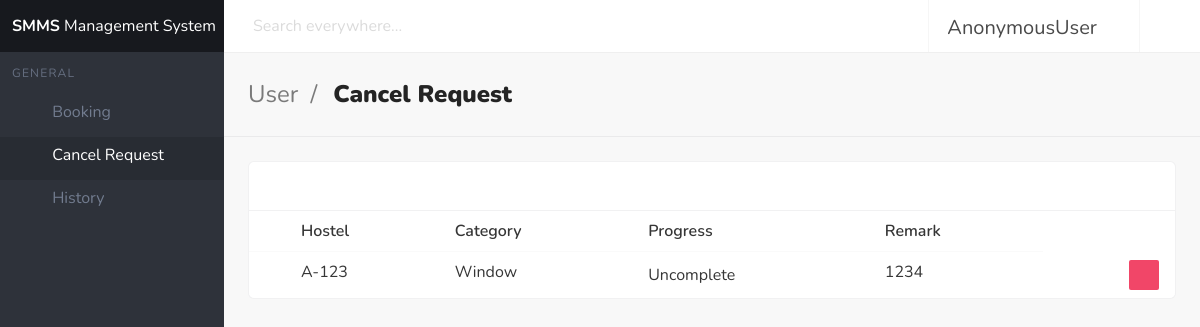
/cancel/, run on the app's committed database.
### general/models.py (models this page shows)
class MaintenanceRequest(models.Model):
    COMPLETED = 'Completed'
    UNCOMPLETE = 'Uncomplete'
    PROGRESS_CHOICES = [
        (COMPLETED, 'Completed'),
        (UNCOMPLETE, 'Uncomplete'),
    ]
    WINDOW = 'Window'
    TOLIET = 'Toilet'
    BED = 'Bed'
    CABINET = 'Cabinet'
    TABLE = 'Table'
    CHAIR = 'Chair'
    CATEGORY_CHOICES = [
        (WINDOW, 'Window'),
        (TOLIET, 'Toilet'),
        (BED, 'Bed'),
        (CABINET, 'Cabinet'),
        (TABLE, 'Table'),
        (CHAIR, 'Chair'),
    ]
    category = models.CharField(
        max_length=255, choices=CATEGORY_CHOICES)
    progress = models.CharField(
        max_length=255, choices=PROGRESS_CHOICES)
    remark = models.CharField(max_length=255)
    hostel = models.CharField(max_length=255)

### general/views.py (the view)
# urls.py: path('cancel/', views.userCancel, name="userCancel"),
def userCancel(request):
    cancels = MaintenanceRequest.objects.filter(progress=("Uncomplete"))
    if request.method == 'POST':
        cancels.delete()
        return redirect('userCancel')
    return render(request, 'userCancel.html', {'cancels': cancels})

### general/templates/userCancel.html (shortened to what this page needs)
<!DOCTYPE html>
{% load static %}
<html
  lang="en"
  class="
    has-aside-left
    has-aside-mobile-transition
    has-navbar-fixed-top
    has-aside-expanded
  "
>
  <head>
    <link rel="stylesheet" href="{% static 'userMain.min.css' %}" />
  </head>
  <body>
    <div id="app">
      <form method="POST" action="">
        <nav id="navbar-main" class="navbar is-fixed-top">
          <div class="navbar-brand">
            <div class="navbar-item has-control">
              <div class="control">
                <input placeholder="Search everywhere..." class="input" />
              </div>
            </div>
          </div>
          <div class="navbar-menu fadeIn animated faster" id="navbar-menu">
            <div class="navbar-end">
              <div
                class="
                  navbar-item
                  has-dropdown
                  has-dropdown-with-icons
                  has-divider
                  has-user-avatar
                  is-hoverable
                "
              >
                <a class="navbar-link is-arrowless">
                  <div
                    class="is-user-name"
                    style="font-size: 20px; margin-top: 3px"
                  >
                    <span>{{request.user}}</span>
                  </div>
                  <span class="icon"></span>
                </a>
              </div>
              <a
                title="Log out"
                class="navbar-item is-desktop-icon-only"
                href="{% url 'logout' %}"
              >
                <span class="icon"></span>
              </a>
            </div>
          </div>
        </nav>
        <aside class="aside is-placed-left is-expanded">
          <div class="aside-tools">
            <div class="aside-tools-label">
              <span><b>SMMS</b> Management System</span>
            </div>
          </div>
          <div class="menu is-menu-main">
            <p class="menu-label">General</p>
            <ul class="menu-list">
              <li>
                <a href="{% url 'userBooking' %}" class="has-icon">
                  <span class="icon"></span>
                  <span class="menu-item-label">Booking</span>
                </a>
              </li>
            </ul>
            <ul class="menu-list">
              <li>
                <a href="{% url 'userCancel' %}" class="is-active has-icon">
                  <span class="icon"
                    ></span>
                  <span class="menu-item-label">Cancel Request</span>
                </a>
              </li>
              <li>
                <a href="{% url 'userHistory' %}" class="has-icon">
                  <span class="icon"></span>
                  <span class="menu-item-label">History</span>
                </a>
              </li>
            </ul>
          </div>
        </aside>
        <section class="section is-title-bar">
          <div class="level">
            <div class="level-left">
              <div class="level-item">
                <ul>
                  <li>User</li>
                  <li>Cancel Request</li>
                </ul>
              </div>
            </div>
          </div>
        </section>
        <section class="section is-main-section">
          <div class="card has-table">
            <header class="card-header">
              <a href="#" class="card-header-icon">
                <span class="icon"></span>
              </a>
            </header>
            <div class="card-content">
              <div class="b-table has-pagination">
                <div class="table-wrapper has-mobile-cards">
                  <table
                    class="
                      table
                      is-fullwidth is-striped is-hoverable is-fullwidth
                    "
                  >
                    <thead>
                      <tr>
                        <th class="is-checkbox-cell"></th>
                        <th>Hostel</th>
                        <th>Category</th>
                        <th>Progress</th>
                        <th>Remark</th>
                      </tr>
                    </thead>
                    <tbody>
                      {% for cancel in cancels %}
                      <tr>
                        <td class="is-checkbox-cell">
                        </td>
                        <td data-label="Hostel">{{cancel.hostel}}</td>
                        <td data-label="Category">{{cancel.category}}</td>
                        <td data-label="Progress" class="is-progress-cell">
                          {{cancel.progress}}
                        </td>
                        <td data-label="Remark">{{cancel.remark}}</td>
                        <td class="is-actions-cell">
                          <div class="buttons is-right">
                            <button
                              class="button is-small is-danger jb-modal"
                              data-target="delete-modal"
                              type="button"
                            >
                              <span class="icon"
                                ></span>
                            </button>
                          </div>
                        </td>
                      </tr>
                      {% endfor %}
                    </tbody>
                  </table>
                </div>
              </div>
            </div>
          </div>
        </section>
      </form>
    </div>
    <link
      rel="stylesheet"
      href="https://cdn.materialdesignicons.com/4.9.95/css/materialdesignicons.min.css"
    />
  </body>
</html>

### data on the page
MaintenanceRequest: hostel "A-123", category "Window", progress "Uncomplete", remark "1234"

### other printed values
{{ request.user }} "AnonymousUser"
